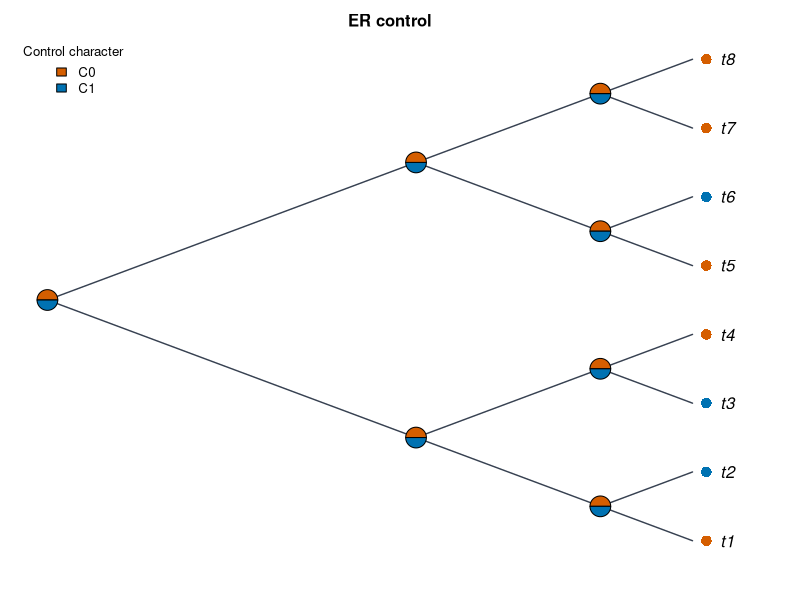

Reproduce this figure in R.
#!/usr/bin/env Rscript
# CladeForge reproducible-analysis script
# Project : ER control
# Format  : CladeForge project v0.2.0
# Software: CladeForge 0.3.0 (this header is the provenance stamp a
#           reproducibility checklist asks for: software version, generation
#           time and the analysis parameters are printed beside the numbers)
# Generated: (timestamp omitted in fixture)
#
# PARAMETER SUMMARY (what the app used):
#   * parsimony: tie-break = parent-state first, then tip frequency, then
#     declaration order; the reported single path is ONE of possibly many
#     equally parsimonious reconstructions.
#   * Mk: each character's rate is the application's own fit (maximum-likelihood fit (1-D profile over the pruning likelihood)),
#     baked in at generation time; the script replays that number instead of
#     re-fitting, so its posteriors match what the app reported. Characters the
#     app could not fit fall back to 1 / mean(branch length) with a printed
#     note. Display threshold applied post hoc; the posterior is marginal
#     (per-node), NOT joint.
#   * The R implementation below computes the likelihood in ORDINARY space
#     while the app runs in log-space: values agree to floating-point noise on
#     modest trees but can drift on very large or very unbalanced ones.
#   * Node ancestral states asserted by the user in CladeForge are IGNORED by
#     the parsimony baseline (independent reference by design); the R script
#     reproduces that baseline, not the user's hypotheses.
#
# What this script reproduces, and what it does not:
#   REPRODUCED (same algorithms as the application):
#     * Sankoff parsimony with the project's step matrix (advisory baseline);
#     * equal-rates Mk ancestral-state reconstruction (pruning + up-pass), i.e.
#       the posterior probabilities the app reports.
#   APPROXIMATED:
#     * a PDF figure drawn from the same data — character-coloured tips,
#       posterior pies, legend — in the project's cladogram layout
#       (equal branch spacing, like the CladeForge cladogram (branch lengths ignored)). It is NOT a pixel copy of the on-screen figure: manual
#       node positions, collapsed clades, custom reticulation edges, era bands
#       and the interactive ladderising order are GUI state that ape does not
#       consume. The topology, tip labels, states and posteriors are identical;
#       the geometry is a same-data rendering.
#   Branch lengths: present, used as given.
# Run with: Rscript this_file.R   (install.packages("ape") if needed)

library(ape)

# The tree is assembled from vectors rather than parsed from Newick, so every
# label survives byte-exact even where ape's own reader would mangle it.
tree <- structure(
  list(
    edge = matrix(c(9, 10, 9, 11, 10, 12, 10, 13, 11, 14, 11, 15, 12, 1, 12, 2, 13, 3, 13, 4, 14, 5, 14, 6, 15, 7, 15, 8), ncol = 2, byrow = TRUE),
    edge.length = c(0.25, 0.2, 0.3, 0.4, 0.15, 0.3, 0.4, 0.6, 0.5, 0.2, 0.7, 0.35, 0.45, 0.5),
    Nnode = 7L,
    tip.label = c("t1", "t2", "t3", "t4", "t5", "t6", "t7", "t8"),
    node.label = c("i7", "i3", "i6", "i1", "i2", "i4", "i5")
  ),
  class = "phylo"
)

# Branch lengths, with an explicit unit-length fallback: a cladogram-only project
# serialises no lengths at all, and 1 / mean(NULL) would poison every
# transition probability below.
bl <- tree$edge.length
if (is.null(bl) || !any(is.finite(bl) & bl > 0)) {
  bl <- rep(1, nrow(tree$edge))
  cat("NOTE: the tree carries no usable branch lengths; Mk probabilities and the\n")
  cat("      figure use unit (equal) branch lengths, i.e. topology-only inference.\n\n")
}

# Equal-rates Mk rate: one expected substitution per mean branch, so the
# transition probabilities are invariant to the tree's absolute scale. Every
# length above is already resolved the way the application resolves it (a
# recorded 0 is a real zero; unset / negative / non-finite became 1), so the mean
# runs over ALL of them — filtering here would drop zero-length and unmeasured
# edges from the average and make this script reconstruct at a different rate
# than the application reports. Deriving it from the fallback-protected bl
# above is what keeps the rate finite for a cladogram-only project.
#
# This fallback rate is used ONLY for a character the application itself could
# not fit (NULL rate below); characters with a baked rate replay the
# application's ML value, so the script's posteriors match the app's instead
# of drifting with the branch-length mean.
rate <- 1 / mean(bl)


characters <- list(
  list(
    name = "Control character",
    type = "discrete",
    states = c("C0", "C1"),
    colors = c("#d55e00", "#0072b2"),
    cost = NULL,
    rate = 65.768900,
    tips = c("t1" = "C0", "t2" = "C1", "t3" = "C1", "t4" = "C0", "t5" = "C0", "t6" = "C1", "t7" = "C0", "t8" = "C0")
  )
)

# --- helpers ----------------------------------------------------------------

## Equal-rates (ER) Mk transition matrix P(t): the same closed form used by
## CladeForge's inference assistant. The rate is scaled by the mean branch
## length so probabilities are invariant to the tree's absolute scale.
p_er <- function(t, k, rate) {
  e <- exp(-k * rate * t)
  P <- matrix(1 / k, k, k) - (1 / k) * e
  diag(P) <- 1 / k + ((k - 1) / k) * e
  P
}

## Sankoff parsimony down/up pass. 'cost' is k x k; tips absent from tip_states
## are treated as missing data.
sankoff <- function(tree, tip_states, states, cost) {
  ntip <- length(tree$tip.label)
  k <- length(states)
  sidx <- setNames(seq_len(k), states)
  x <- sidx[tip_states[tree$tip.label]]
  parent <- tree$edge[, 1]
  child <- tree$edge[, 2]
  kids <- split(child, parent)
  root <- setdiff(unique(parent), unique(child))
  g <- matrix(0, nrow = ntip + tree$Nnode, ncol = k)
  rownames(g) <- as.character(seq_len(ntip + tree$Nnode))
  ## Down-pass: internal node indices decrease from root, so descending order
  ## visits children before parents.
  for (v in sort(as.integer(names(kids)), decreasing = TRUE)) {
    for (i in seq_len(k)) {
      total <- 0
      for (ch in kids[[as.character(v)]]) {
        if (ch <= ntip) {
          xi <- x[[ch]]
          if (is.na(xi)) next
          total <- total + min(cost[i, ] + ifelse(seq_len(k) == xi, 0, Inf))
        } else {
          total <- total + min(cost[i, ] + g[as.character(ch), ])
        }
      }
      g[as.character(v), i] <- total
    }
  }
  ## Up-pass: assign each node a state minimising cost given its parent.
  node_state <- integer(ntip + tree$Nnode)
  walk <- function(v, parent_state) {
    base <- if (parent_state == 0L) rep(0, k) else cost[parent_state, ]
    scores <- base + g[as.character(v), ]
    best <- which.min(scores)
    node_state[v] <<- best
    for (ch in kids[[as.character(v)]]) {
      if (ch > ntip) walk(ch, best)
    }
  }
  walk(root, 0L)
  list(cost = min(g[as.character(root), ]),
       states = node_state, k = k)
}

## Equal-rates Mk marginal ancestral reconstruction: Felsenstein pruning
## (down-pass) + parent/sibling up-pass, normal space. Uses the script-level
## 'bl' (which already falls back to unit lengths when the tree has none) and the
## 'rate' is passed per character: the application's own ML fit for that
## character when it has one, else the 1 / mean usable branch length fallback.
## For very large or very unbalanced trees prefer log-space implementations
## (phangorn::ace, phytools).
mk_asr <- function(tree, tip_states, states, rate) {
  ntip <- length(tree$tip.label)
  k <- length(states)
  sidx <- setNames(seq_len(k), states)
  x <- sidx[tip_states[tree$tip.label]]
  parent <- tree$edge[, 1]
  child <- tree$edge[, 2]
  kids <- split(seq_along(child), parent)  # edge-row indices per parent
  root <- setdiff(unique(parent), unique(child))
  L <- matrix(1, nrow = ntip + tree$Nnode, ncol = k)
  rownames(L) <- as.character(seq_len(ntip + tree$Nnode))
  for (v in sort(as.integer(names(kids)), decreasing = TRUE)) {
    rows <- kids[[as.character(v)]]
    vec <- rep(1, k)
    for (r in rows) {
      ch <- child[r]
      m <- if (ch <= ntip) {
        xi <- x[[ch]]
        if (is.na(xi)) rep(1, k) else as.numeric(seq_len(k) == xi)
      } else L[as.character(ch), ]
      vec <- vec * (p_er(bl[r], k, rate) %*% m)
    }
    s <- sum(vec)
    L[as.character(v), ] <- if (s > 0) vec / s else rep(1 / k, k)
  }
  G <- matrix(1 / k, nrow = ntip + tree$Nnode, ncol = k)
  rownames(G) <- rownames(L)
  for (v in sort(as.integer(names(kids)))) {
    rows <- kids[[as.character(v)]]
    for (r in rows) {
      ch <- child[r]
      if (ch <= ntip) next
      sib_msg <- rep(1, k)
      for (r2 in rows) {
        ch2 <- child[r2]
        if (ch2 == ch) next
        m2 <- if (ch2 <= ntip) {
          xi <- x[[ch2]]
          if (is.na(xi)) rep(1, k) else as.numeric(seq_len(k) == xi)
        } else L[as.character(ch2), ]
        sib_msg <- sib_msg * (p_er(bl[r2], k, rate) %*% m2)
      }
      G[as.character(ch), ] <- p_er(bl[r], k, rate) %*% (G[as.character(v), ] * sib_msg)
      G[as.character(ch), ] <- G[as.character(ch), ] / sum(G[as.character(ch), ])
    }
  }
  post <- L * G
  post <- post / rowSums(post)
  list(posterior = post)
}

# --- analysis ---------------------------------------------------------------

cat("CladeForge reproducible analysis\n")
cat("Tree:", Ntip(tree), "tips,", tree$Nnode, "internal nodes\n\n")

internal_nodes <- (length(tree$tip.label) + 1):(length(tree$tip.label) + tree$Nnode)

for (ch in characters) {
  cat("== Character:", ch$name, "==\n")
  if (ch$type != "discrete" || length(ch$states) < 2) {
    cat("   continuous or single-state: exported as data only\n\n")
    next
  }
  scored <- ch$tips[names(ch$tips) %in% tree$tip.label]
  cost <- ch$cost
  if (is.null(cost)) {
    k <- length(ch$states)
    cost <- matrix(1, k, k); diag(cost) <- 0
  }
  sp <- sankoff(tree, scored, ch$states, cost)
  cat(sprintf("   Sankoff minimum cost: %g (step-matrix units)\n", sp$cost))
  ch_rate <- if (is.null(ch$rate)) {
    cat(sprintf("   NOTE: the application could not fit a rate for this character; using 1 / mean(branch length) = %g\n", rate))
    rate
  } else ch$rate
  asr <- mk_asr(tree, scored, ch$states, ch_rate)
  cat("   Mk posterior at each internal node (states:",
      paste(ch$states, collapse = " / "), ")\n")
  print(round(asr$posterior[as.character(internal_nodes), , drop = FALSE], 3))
  cat("\n")
}

# --- figure -----------------------------------------------------------------
# A same-data rendering of the GUI figure: character-coloured tips (first
# discrete character) + posterior pies at internal nodes + auto legend, in the
# layout the project is displayed as. Manual positions / collapsed clades /
# custom edges / era bands are GUI-only and are not reproduced here.

discrete <- Filter(function(ch) ch$type == "discrete" && length(ch$states) >= 2, characters)

# cairo_pdf renders unicode labels reliably; use pdf() if cairo is unavailable.
cairo_pdf("cladeforge_reconstruction.pdf", width = 9, height = 7)
par(mar = c(2, 1, 2, 2), xpd = NA)
cat("Figure layout: type = cladogram, use.edge.length = FALSE",
    "(equal branch spacing, like the CladeForge cladogram (branch lengths ignored))\n")
plot(tree, type = "cladogram", use.edge.length = FALSE,
     show.tip.label = TRUE,
     label.offset = 0.3,
     edge.color = "#374151", edge.width = 1.4)
title(main = "ER control", cex.main = 1.0)

if (length(discrete) > 0) {
  main <- discrete[[1]]
  scored <- main$tips[names(main$tips) %in% tree$tip.label]
  k <- length(main$states)
  cost <- main$cost
  if (is.null(cost)) { cost <- matrix(1, k, k); diag(cost) <- 0 }

  tip_col <- rep("#6b7280", Ntip(tree))
  names(tip_col) <- tree$tip.label
  for (lab in names(scored)) tip_col[[lab]] <- main$colors[[match(scored[[lab]], main$states)]]
  tiplabels(pch = 16, col = tip_col, cex = 1.4, offset = 0.15)

  asr <- mk_asr(tree, scored, main$states, if (is.null(main$rate)) rate else main$rate)
  nodelabels(node = internal_nodes, pie = asr$posterior[as.character(internal_nodes), , drop = FALSE],
             piecol = main$colors, cex = 0.7)
  legend("topleft", legend = main$states, fill = main$colors,
         title = main$name, bty = "n", cex = 0.8)
}

dev.off()

cat("Wrote cladeforge_reconstruction.pdf\n")
